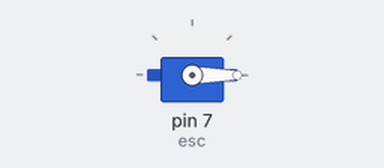
Simulated run of this sketch. Board: Arduino Uno, built with avr-gcc and run on an emulated ATmega328P. Shown: servo.

Above: at 0.05 s.
Timing chart, 0 to 4.6 s (numbered marks = the images above):
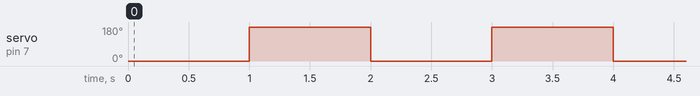

The sketch:

esc_MEGA___.ino
```cpp
#include<Servo.h>
Servo esc;
void setup() {
  esc.attach(7,1000,2000);
  esc.write(0);
}

void loop() {
  esc.write(0);
  delay(1000);
  esc.write(180);
  delay(1000);
  esc.write(0);

}
```

Measured:
- by itself, servo on pin 7 (esc): alternates 180° for 1.0 s and 0° for 1.0 s
